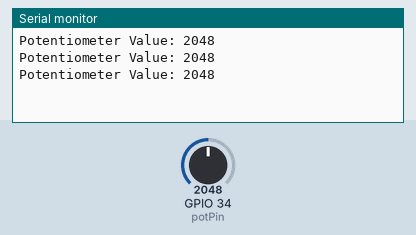
Recording of a sketch running on a simulated ESP32. On the bench: the last lines printed to the serial monitor. The inputs (shaded band) are chosen by the test bench; at power-on: GPIO 34 (potPin) = 2048.

Above: at 2.2 s.
2.3 s: GPIO 34 (potPin) set to 2866
At 2.8 s:
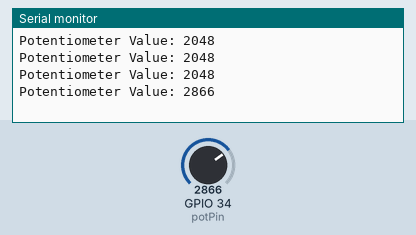
3.8 s: GPIO 34 (potPin) set to 3603
At 4.4 s:
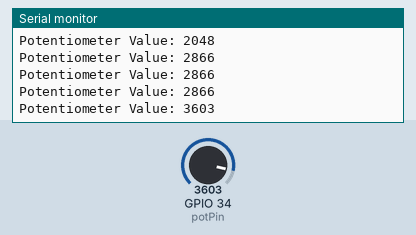
Timing chart, 0 to 6.8 s (numbered marks = the images above; inputs shaded):
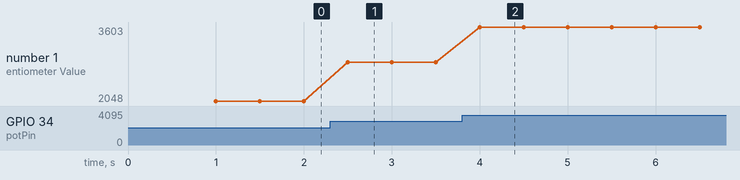

Measured:
- after the input at 2.3 s, the serial monitor: prints a new line after 0.20 s (image 1)
- after the input at 3.8 s, the serial monitor: prints a new line after 0.20 s (image 2)
- plotted number 1: 2048 → 2866 after the input at 2.3 s, 2866 → 3603 after the input at 3.8 s

The sketch:

read_potenciometer.ino
```cpp
const int potPin = 34;

int potValue = 0;

void setup() {
  Serial.begin(115200);
  delay(1000);
}

void loop() {
  potValue = analogRead(potPin);
  Serial.print("Potentiometer Value: ");
  Serial.println(potValue);

  delay(500);
}
```
